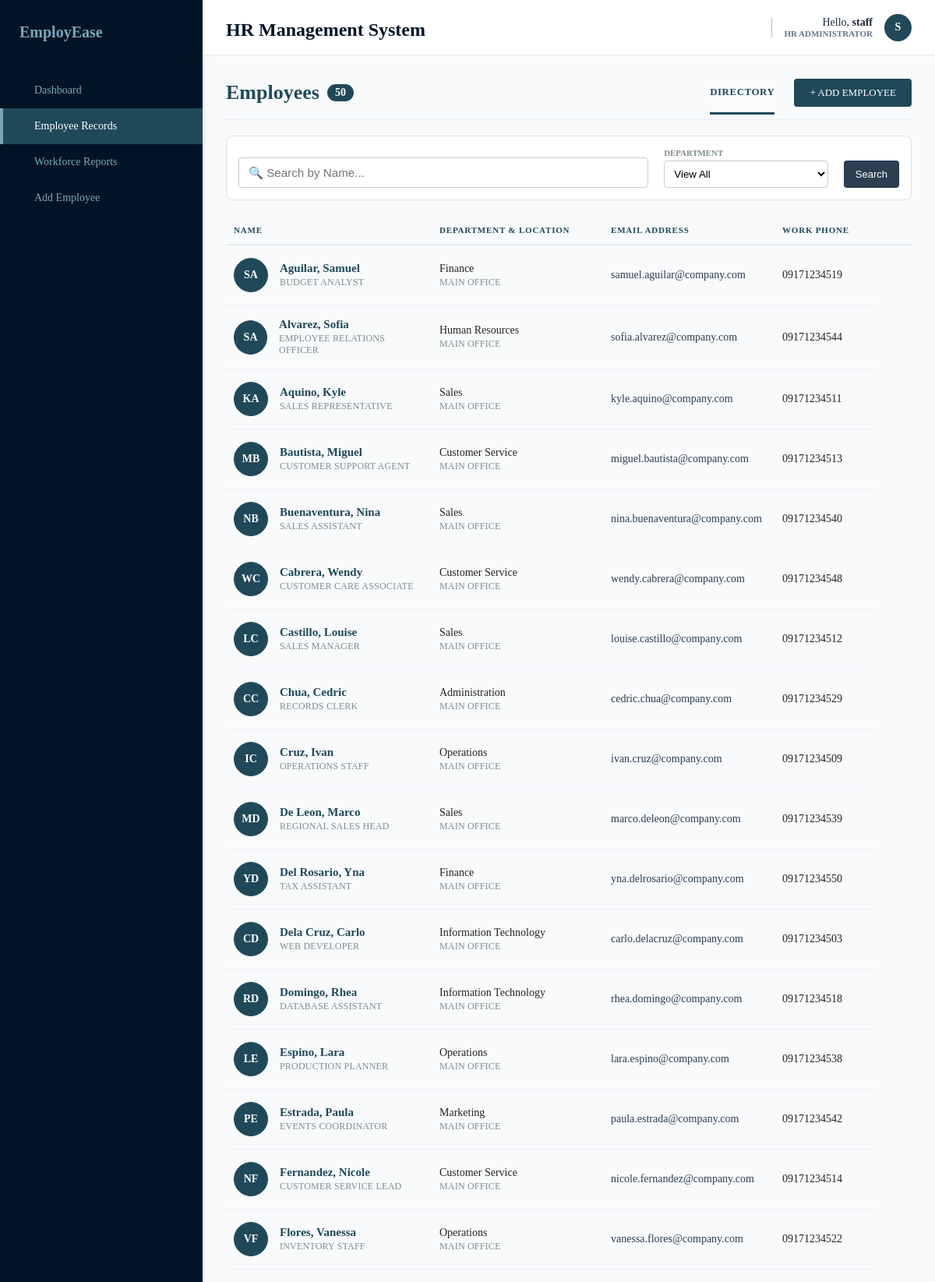
Screenshot of /dashboard/records.php (signed in, upper part) with the database file from the repository.
### tables this page shows
CREATE TABLE IF NOT EXISTS employees (
    employee_id INT AUTO_INCREMENT PRIMARY KEY,
    first_name VARCHAR(50) NOT NULL,
    last_name VARCHAR(50) NOT NULL,
    gender VARCHAR(10),
    birth_date DATE,
    department VARCHAR(50),
    position VARCHAR(70),
    salary DECIMAL(10,2),
    contact_number VARCHAR(20),
    email VARCHAR(100),
    address VARCHAR(255),
    date_hired DATE
);

### dashboard/records.php (the view, shortened to what this page needs)
<?php
    require_once '../db.php';
    $query = "SELECT * FROM employees WHERE 1=1";
    $query .= " ORDER BY last_name ASC, first_name ASC";
    $stmt = $conn->prepare($query);
    $stmt->execute();
    $emp_result = $stmt->get_result();
    $total_employees = $emp_result->num_rows;
?>
<!DOCTYPE html>
<html lang="en">
    <head>
        <link rel="stylesheet" href="../assets/style.css">
    </head>
    <body>
        <div class="dashboard-wrapper">
            <?php include('../includes/sidebar.php'); ?>
            <main class="dashboard-main-content">
                <?php include('../includes/header.php'); ?>
                <div class="directory-container">
                    <div class="top-nav-bar">
                        <div class="directory-title">
                            <h2>Employees <span class="badge"><?php echo $total_employees; ?></span></h2>
                        </div>
                        <div class="top-actions">
                            <span class="nav-tab active">DIRECTORY</span>
                            <a href="crud_system/createEmployee.php" class="add-emp-btn">+ ADD EMPLOYEE</a>
                        </div>
                    </div>
                    <form method="GET" action="" class="filter-wrapper" style="display: flex; gap: 20px; align-items: flex-end; background: #fff; padding: 15px; border-radius: 8px; border: 1px solid #e0e0e0; margin-bottom: 20px;">
                        <div style="flex: 3; min-width: 250px;">
                            <input type="text" name="search" value="<?php echo htmlspecialchars($_GET['search'] ?? ''); ?>" placeholder="🔍 Search by Name..." style="width: 100%; padding: 10px 12px; border: 1px solid #ccc; border-radius: 4px; box-sizing: border-box; font-size: 0.95rem;">
                        </div>
                        <div class="filter-dropdowns" style="display: flex; gap: 15px; flex: 1.2;">
                            <div class="filter-item" style="flex: 1;">
                                <small style="display: block; font-weight: bold; color: #7f8c8d; margin-bottom: 4px;">DEPARTMENT</small>
                                <select name="department" onchange="this.form.submit()" style="width: 100%; padding: 8px; border: 1px solid #ccc; border-radius: 4px; background: #fff;">
                                    <option value="">View All</option>
                                </select>
                            </div>
                        </div>
                        <div style="display: flex; gap: 10px;">
                            <button type="submit" class="add-emp-btn" style="padding: 10px 15px; margin: 0; background: #2c3e50; border: none; cursor: pointer;">Search</button>
                        </div>
                    </form>
                    <div class="directory-table-container">
                        <table class="directory-table">
                            <thead>
                                <tr>
                                    <th style="width: 30%;">NAME</th>
                                    <th style="width: 25%;">DEPARTMENT & LOCATION</th>
                                    <th style="width: 25%;">EMAIL ADDRESS</th>
                                    <th style="width: 15%;">WORK PHONE</th>
                                    <th style="width: 5%;"></th>
                                </tr>
                            </thead>
                            <tbody>
                                <?php
                                if ($emp_result && mysqli_num_rows($emp_result) > 0) {
                                    while ($row = mysqli_fetch_assoc($emp_result)) {
                                        $first_name = htmlspecialchars($row['first_name'] ?? '');
                                        $last_name = htmlspecialchars($row['last_name'] ?? '');
                                        $position = htmlspecialchars($row['position'] ?? 'Staff Member');
                                        $department = htmlspecialchars($row['department'] ?? 'Unassigned');
                                        $email = htmlspecialchars($row['email'] ?? 'n/a');
                                        $phone = htmlspecialchars($row['contact_number'] ?? 'n/a');
                                        $initials = strtoupper(substr($first_name, 0, 1) . substr($last_name, 0, 1));
                                        ?>
                                        <tr>
                                            <td>
                                                <div class="employee-profile-cell">
                                                    <div class="avatar-circle"><?php echo $initials; ?></div>
                                                    <div class="name-meta">
                                                        <a href="profile.php?id=<?php echo $row['employee_id']; ?>" style="text-decoration:none; color:inherit;">
                                                            <strong><?php echo "$last_name, $first_name"; ?></strong>
                                                        </a>
                                                        <span class="subtitle-text"><?php echo $position; ?></span>
                                                    </div>
                                                </div>
                                            </td>
                                            <td>
                                                <div class="dept-meta">
                                                    <span><?php echo $department; ?></span>
                                                    <span class="subtitle-text">Main Office</span>
                                                </div>
                                            </td>
                                            <td><span class="email-link"><?php echo $email; ?></span></td>
                                            <td><span class="phone-text"><?php echo $phone; ?></span></td>
                                        </tr>
                                        <?php
                                    }
                                } else {
                                    echo "<tr><td colspan='5' style='text-align:center; padding: 30px;'>No employees found matching the filters.</td></tr>";
                                }
                                ?>
                            </tbody>
                        </table>
                    </div>
                </div>
            <?php include('../includes/footer.php'); ?>
    </body>
</html>

### assets/style.css (style rules this page uses)
:root { --primary-color: #011425; --secondary-color: #1f4959; --accent-red: #e7412f; --bg-light: #78a6b9; --text-dark: #242424; --border-color: #dcdcdc; --font-family: Georgia, 'Times New Roman', Times, serif; --font-size: 16px; }
body { margin: 0; padding: 0; height: 100%; font-family: var(--font-family); background-color: #f8fafc; color: var(--text-dark); }
h2 { font-size: 1.5rem; color: var(--secondary-color); margin: 0 0 10px 0; font-weight: bold; }
.top-nav-bar { display: flex; justify-content: space-between; align-items: center; border-bottom: 2px solid #eef2f5; padding-bottom: 15px; margin-bottom: 20px; }
.directory-title h2 { font-size: 26px; color: var(--secondary-color); margin: 0; display: flex; align-items: center; gap: 10px; }
.badge { background-color: var(--secondary-color); color: white; font-size: 14px; padding: 3px 10px; border-radius: 20px; font-weight: bold; }
.top-actions { display: flex; align-items: center; gap: 25px; }
.nav-tab { font-weight: 600; font-size: 13px; color: var(--bg-light); cursor: pointer; letter-spacing: 0.5px; }
.nav-tab.active { color: var(--secondary-color); border-bottom: 3px solid var(--secondary-color); padding-bottom: 18px; margin-bottom: -18px; }
.add-emp-btn { background-color: var(--secondary-color); color: white !important; text-decoration: none; font-size: 13px; padding: 10px 20px; border-radius: 4px; transition: background-color 0.2s; }
.filter-wrapper { display: flex; justify-content: space-between; align-items: center; background-color: var(--bg-light); padding: 15px 20px; border-radius: 6px; margin-bottom: 25px; border: 1px solid var(--secondary-color); }
.filter-dropdowns { display: flex; gap: 30px; }
.filter-item { font-size: 13px; color: var(--secondary-color); cursor: pointer; }
.filter-item small { color: var(--secondary-color); font-weight: 600; }
.directory-table-container { width: 100%; overflow-x: auto; }
.directory-table { width: 100%; border-collapse: collapse; text-align: left; }
.directory-table th { font-size: 11px; color: var(--secondary-color); font-weight: 700; letter-spacing: 0.8px; padding: 12px 10px; border-bottom: 2px solid #e8ecef; }
.directory-table td { padding: 16px 10px; border-bottom: 1px solid #f1f2f6; vertical-align: middle; font-size: 14px; color: var(--text-dark); }
.employee-profile-cell { display: flex; align-items: center; gap: 15px; }
.avatar-circle { width: 42px; height: 42px; background-color: var(--secondary-color); color: #ffffff; font-weight: bold; font-size: 14px; border-radius: 50%; display: flex; align-items: center; justify-content: center; border: 1px solid var(--secondary-color); }
.name-meta, .dept-meta { display: flex; flex-direction: column; }
.name-meta strong { color: var(--secondary-color); font-size: 15px; }
.subtitle-text { font-size: 12px; color: #7f8c8d; margin-top: 2px; text-transform: uppercase; letter-spacing: 0.2px; }
.email-link { color: #2c3e50; }
.dashboard-wrapper { display: flex; min-height: 100vh; background-color: #f8fafc; }
.dashboard-main-content { flex: 1; display: flex; flex-direction: column; }
.directory-container { padding: 30px; }

### rows the page displays
employees: initials "SA", last_name "Aguilar", first_name "Samuel", position "BUDGET ANALYST", department "Finance", email "samuel.aguilar@company.com", contact_number "09171234519"
employees: initials "SA", last_name "Alvarez", first_name "Sofia", position "EMPLOYEE RELATIONS OFFICER", department "Human Resources", email "sofia.alvarez@company.com", contact_number "09171234544"
employees: initials "KA", last_name "Aquino", first_name "Kyle", position "SALES REPRESENTATIVE", department "Sales", email "kyle.aquino@company.com", contact_number "09171234511"
employees: initials "MB", last_name "Bautista", first_name "Miguel", position "CUSTOMER SUPPORT AGENT", department "Customer Service", email "miguel.bautista@company.com", contact_number "09171234513"
employees: initials "NB", last_name "Buenaventura", first_name "Nina", position "SALES ASSISTANT", department "Sales", email "nina.buenaventura@company.com", contact_number "09171234540"
employees: initials "WC", last_name "Cabrera", first_name "Wendy", position "CUSTOMER CARE ASSOCIATE", department "Customer Service", email "wendy.cabrera@company.com", contact_number "09171234548"
employees: initials "LC", last_name "Castillo", first_name "Louise", position "SALES MANAGER", department "Sales", email "louise.castillo@company.com", contact_number "09171234512"
employees: initials "CC", last_name "Chua", first_name "Cedric", position "RECORDS CLERK", department "Administration", email "cedric.chua@company.com", contact_number "09171234529"
employees: initials "IC", last_name "Cruz", first_name "Ivan", position "OPERATIONS STAFF", department "Operations", email "ivan.cruz@company.com", contact_number "09171234509"
employees: initials "MD", last_name "De Leon", first_name "Marco", position "REGIONAL SALES HEAD", department "Sales", email "marco.deleon@company.com", contact_number "09171234539"
employees: initials "YD", last_name "Del Rosario", first_name "Yna", position "TAX ASSISTANT", department "Finance", email "yna.delrosario@company.com", contact_number "09171234550"
employees: initials "CD", last_name "Dela Cruz", first_name "Carlo", position "WEB DEVELOPER", department "Information Technology", email "carlo.delacruz@company.com", contact_number "09171234503"
employees: initials "RD", last_name "Domingo", first_name "Rhea", position "DATABASE ASSISTANT", department "Information Technology", email "rhea.domingo@company.com", contact_number "09171234518"
employees: initials "LE", last_name "Espino", first_name "Lara", position "PRODUCTION PLANNER", department "Operations", email "lara.espino@company.com", contact_number "09171234538"
employees: initials "PE", last_name "Estrada", first_name "Paula", position "EVENTS COORDINATOR", department "Marketing", email "paula.estrada@company.com", contact_number "09171234542"
employees: initials "NF", last_name "Fernandez", first_name "Nicole", position "CUSTOMER SERVICE LEAD", department "Customer Service", email "nicole.fernandez@company.com", contact_number "09171234514"
employees: initials "VF", last_name "Flores", first_name "Vanessa", position "INVENTORY STAFF", department "Operations", email "vanessa.flores@company.com", contact_number "09171234522"

### other values shown
$_SESSION['username'] "staff"
$user_initial "S"
$total_employees "50"
